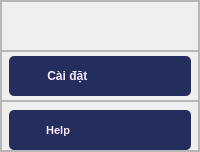
                     <widget class="QFrame" name="frame_22">
                      <property name="frameShape">
                       <enum>QFrame::StyledPanel</enum>
                      </property>
                      <property name="frameShadow">
                       <enum>QFrame::Raised</enum>
                      </property>
                      <layout class="QVBoxLayout" name="verticalLayout">
                       <property name="spacing">
                        <number>0</number>
                       </property>
                       <property name="leftMargin">
                        <number>0</number>
                       </property>
                       <property name="topMargin">
                        <number>0</number>
                       </property>
                       <property name="rightMargin">
                        <number>0</number>
                       </property>
                       <property name="bottomMargin">
                        <number>0</number>
                       </property>
                       <item alignment="Qt::AlignBottom">
                        <widget class="QFrame" name="frame_19">
                         <property name="minimumSize">
                          <size>
                           <width>0</width>
                           <height>50</height>
                          </size>
                         </property>
                         <property name="maximumSize">
                          <size>
                           <width>16777215</width>
                           <height>50</height>
                          </size>
                         </property>
                         <property name="frameShape">
                          <enum>QFrame::StyledPanel</enum>
                         </property>
                         <property name="frameShadow">
                          <enum>QFrame::Raised</enum>
                         </property>
                         <layout class="QHBoxLayout" name="horizontalLayout_8">
                          <property name="spacing">
                           <number>0</number>
                          </property>
                          <property name="leftMargin">
                           <number>0</number>
                          </property>
                          <property name="topMargin">
                           <number>0</number>
                          </property>
                          <property name="rightMargin">
                           <number>0</number>
                          </property>
                          <property name="bottomMargin">
                           <number>0</number>
                          </property>
                         </layout>
                        </widget>
                       </item>
                       <item alignment="Qt::AlignBottom">
                        <widget class="QFrame" name="frame_20">
                         <property name="minimumSize">
                          <size>
                           <width>0</width>
                           <height>50</height>
                          </size>
                         </property>
                         <property name="maximumSize">
                          <size>
                           <width>16777215</width>
                           <height>50</height>
                          </size>
                         </property>
                         <property name="frameShape">
                          <enum>QFrame::StyledPanel</enum>
                         </property>
                         <property name="frameShadow">
                          <enum>QFrame::Raised</enum>
                         </property>
                         <layout class="QHBoxLayout" name="horizontalLayout_17">
                          <property name="spacing">
                           <number>0</number>
                          </property>
                          <property name="leftMargin">
                           <number>7</number>
                          </property>
                          <property name="topMargin">
                           <number>0</number>
                          </property>
                          <property name="rightMargin">
                           <number>7</number>
                          </property>
                          <property name="bottomMargin">
                           <number>0</number>
                          </property>
                          <item>
                           <widget class="QPushButton" name="btn_setting">
                            <property name="minimumSize">
                             <size>
                              <width>0</width>
                              <height>40</height>
                             </size>
                            </property>
                            <property name="maximumSize">
                             <size>
                              <width>200</width>
                              <height>40</height>
                             </size>
                            </property>
                            <property name="font">
                             <font>
                              <weight>75</weight>
                              <bold>true</bold>
                             </font>
                            </property>
                            <property name="cursor">
                             <cursorShape>PointingHandCursor</cursorShape>
                            </property>
                            <property name="styleSheet">
                             <string notr="true">QPushButton:hover{
background-color: #465ab4;
color: rgb(118, 148, 255);
border:none;
border-radius:5px;
}
QPushButton{
border:none;
background-color: #242e5d;
color: rgb(249, 234, 255);
border-radius:5px;
text-align: left;
 padding-left:25px;
 text-align: left;
}
QPushButton:checked{
                background-color: #415485;  /* Background color when checked */
                color: rgb(239, 245, 255);  /* Text color */
                border-radius: 5px;
	            background-image: url(:/icons/png/icons8-vertical-48.png);
				background-repeat: no-repeat;
                background-position: left center;  /* Position image on the left center */

}

 QPushButton::menu-indicator {
           subcontrol-position: right center;
             subcontrol-origin: padding;
}</string>
                            </property>
                            <property name="text">
                             <string>    Cài đặt</string>
                            </property>
                            <property name="icon">
                             <iconset resource="../icons/icons.qrc">
                              <normaloff>:/icons/png/icons8-setting-24.png</normaloff>
                              <normalon>:/icons/png/icons8-setting-24_green.png</normalon>:/icons/png/icons8-setting-24.png</iconset>
                            </property>
                            <property name="iconSize">
                             <size>
                              <width>30</width>
                              <height>25</height>
                             </size>
                            </property>
                            <property name="checkable">
                             <bool>true</bool>
                            </property>
                            <property name="autoExclusive">
                             <bool>true</bool>
                            </property>
                           </widget>
                          </item>
                         </layout>
                        </widget>
                       </item>
                       <item alignment="Qt::AlignBottom">
                        <widget class="QFrame" name="frame_21">
                         <property name="minimumSize">
                          <size>
                           <width>0</width>
                           <height>50</height>
                          </size>
                         </property>
                         <property name="maximumSize">
                          <size>
                           <width>16777215</width>
                           <height>50</height>
                          </size>
                         </property>
                         <property name="frameShape">
                          <enum>QFrame::StyledPanel</enum>
                         </property>
                         <property name="frameShadow">
                          <enum>QFrame::Raised</enum>
                         </property>
                         <layout class="QHBoxLayout" name="horizontalLayout_18">
                          <property name="spacing">
                           <number>0</number>
                          </property>
                          <property name="leftMargin">
                           <number>7</number>
                          </property>
                          <property name="topMargin">
                           <number>0</number>
                          </property>
                          <property name="rightMargin">
                           <number>7</number>
                          </property>
                          <property name="bottomMargin">
                           <number>0</number>
                          </property>
                          <item alignment="Qt::AlignBottom">
                           <widget class="QPushButton" name="btn_help">
                            <property name="minimumSize">
                             <size>
                              <width>0</width>
                              <height>40</height>
                             </size>
                            </property>
                            <property name="maximumSize">
                             <size>
                              <width>16777215</width>
                              <height>40</height>
                             </size>
                            </property>
                            <property name="font">
                             <font>
                              <pointsize>8</pointsize>
                              <weight>75</weight>
                              <bold>true</bold>
                             </font>
                            </property>
                            <property name="cursor">
                             <cursorShape>PointingHandCursor</cursorShape>
                            </property>
                            <property name="styleSheet">
                             <string notr="true">QPushButton:hover{
background-color: #465ab4;
color: rgb(118, 148, 255);
border:none;
border-radius:5px;
}
QPushButton{
border:none;
background-color: #242e5d;
color: rgb(249, 234, 255);
border-radius:5px;
text-align: left;
 padding-left:25px;
 text-align: left;
}
QPushButton:checked{
                background-color: #415485;  /* Background color when checked */
                color: rgb(239, 245, 255);  /* Text color */
                border-radius: 5px;
	            background-image: url(:/icons/png/icons8-vertical-48.png);
				background-repeat: no-repeat;
                background-position: left center;  /* Position image on the left center */

}

 QPushButton::menu-indicator {
           subcontrol-position: right center;
             subcontrol-origin: padding;
}</string>
                            </property>
                            <property name="text">
                             <string>    Help</string>
                            </property>
                            <property name="icon">
                             <iconset resource="../icons/icons.qrc">
                              <normaloff>:/icons/png/icons8-info-30.png</normaloff>
                              <normalon>:/icons/png/icons8-info-30_dark.png</normalon>:/icons/png/icons8-info-30.png</iconset>
                            </property>
                            <property name="iconSize">
                             <size>
                              <width>30</width>
                              <height>25</height>
                             </size>
                            </property>
                            <property name="checkable">
                             <bool>true</bool>
                            </property>
                            <property name="autoExclusive">
                             <bool>true</bool>
                            </property>
                           </widget>
                          </item>
                         </layout>
                        </widget>
                       </item>
                      </layout>
                     </widget>
